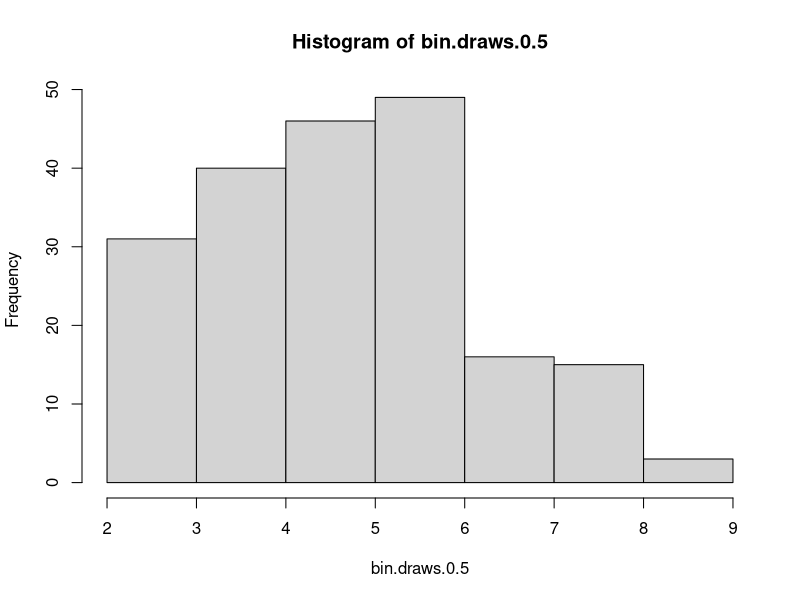
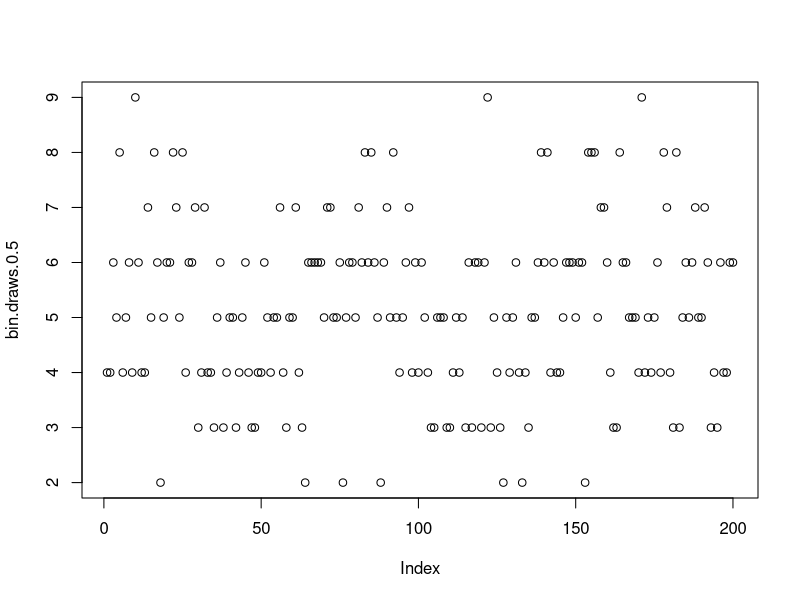
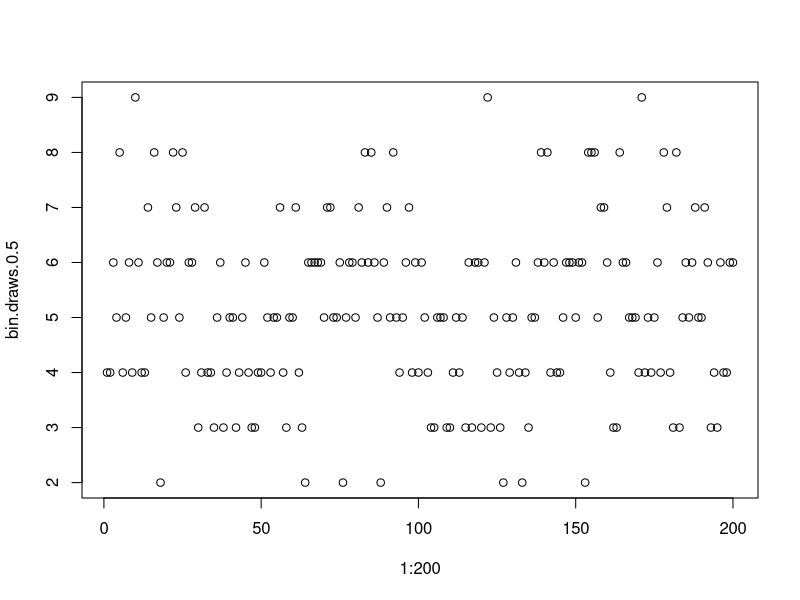
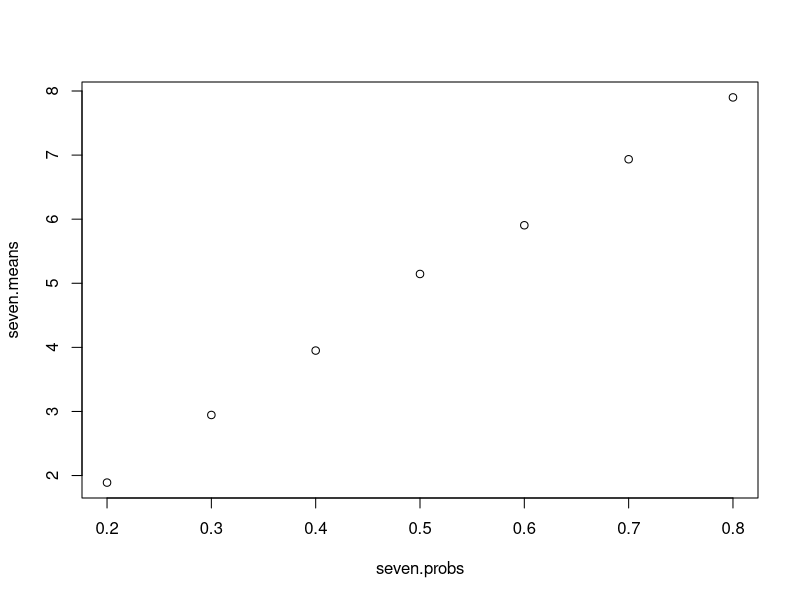
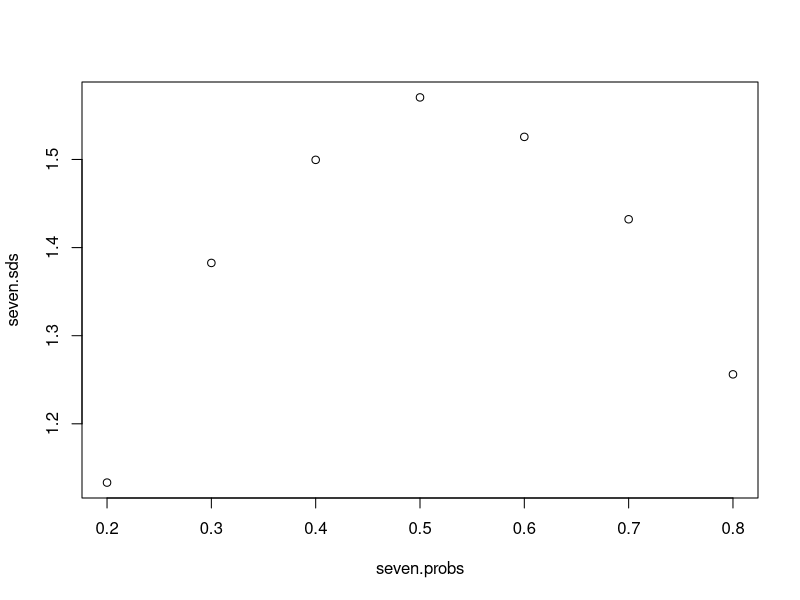
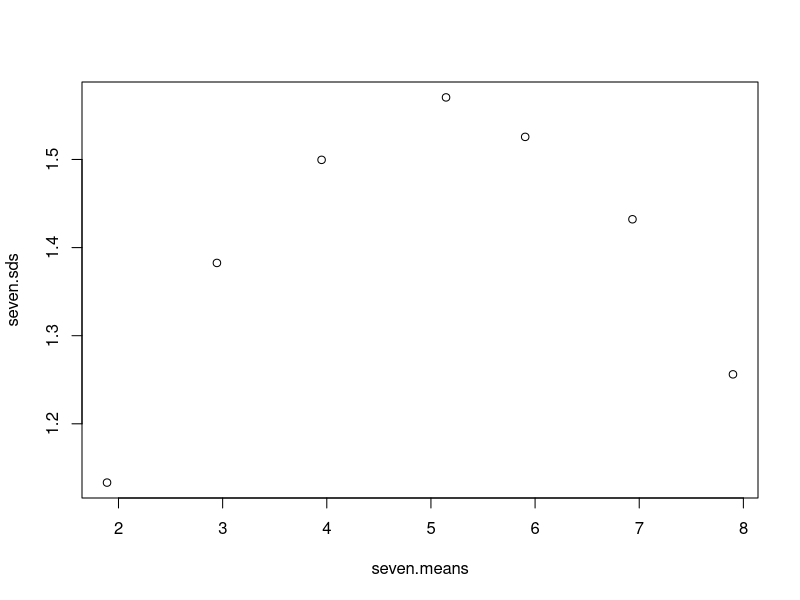
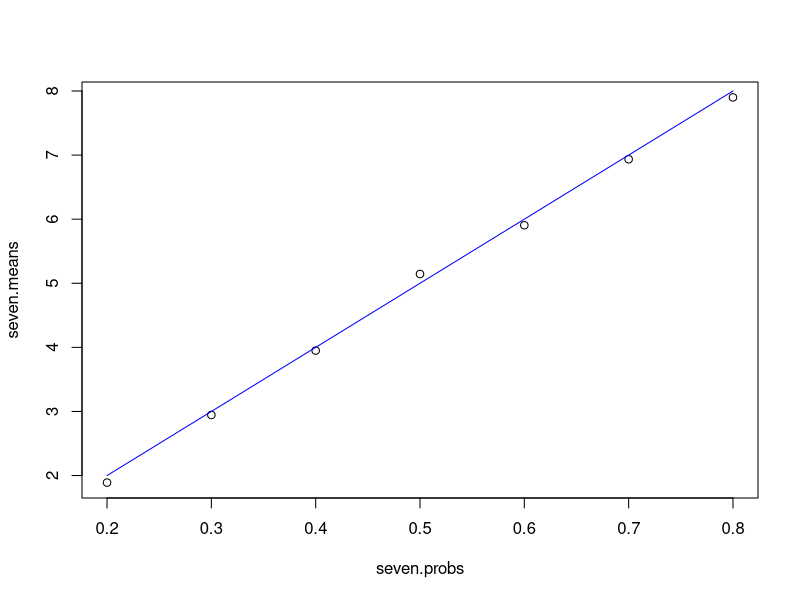
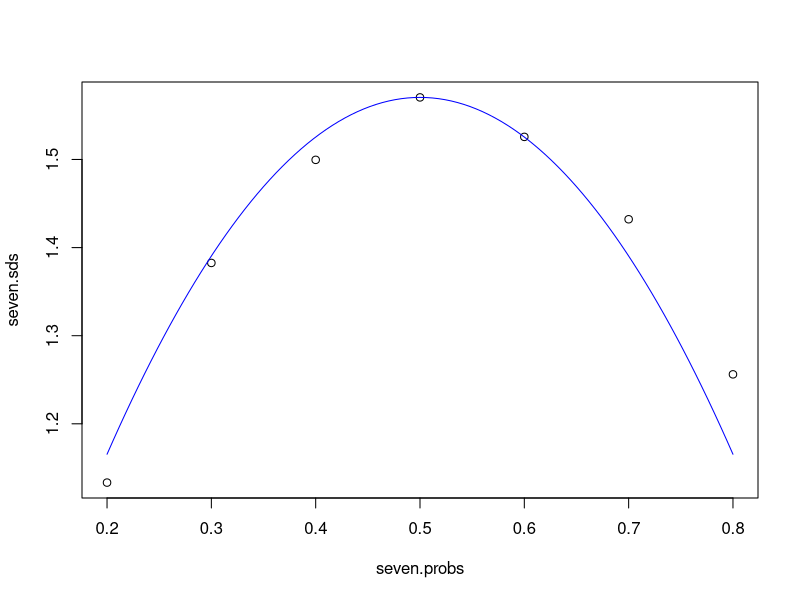

Source code (R) for these figures, in order: (Note: this script raises an error after producing the figures.)
## ---- chunk 1
## For reproducibility --- don't change this!
set.seed(01182018)
## ---- chunk 2
bin.draws.0.5 = rbinom(n=200, size=10, prob=0.5)
bin.draws.0.5[1:10]
bin.draws.0.5[-(1:175)]
## ---- chunk 3
bin.draws.0.5[1] + bin.draws.0.5[7]
bin.draws.0.5[2] < bin.draws.0.5[5]
## ---- chunk 4
which(bin.draws.0.5 == 5)
## ---- chunk 5
mean(bin.draws.0.5)
sd(bin.draws.0.5)
## ---- chunk 6
summary(bin.draws.0.5)
## ---- chunk 7
typeof(bin.draws.0.5)
bin.draws.0.5.char = as.character(bin.draws.0.5)
typeof(bin.draws.0.5.char)
summary(bin.draws.0.5.char)
## ---- chunk 8
hist(bin.draws.0.5)
## ---- chunk 9
tabulate(bin.draws.0.5)
## ---- chunk 10
plot(bin.draws.0.5)
## ---- chunk 11
plot(1:200, bin.draws.0.5)
## ---- chunk 12
bin.draws.0.2 = rbinom(n = 200, size = 10, prob = 0.2)
mean(bin.draws.0.2)
sd(bin.draws.0.2)

bin.draws.0.3 = rbinom(n = 200, size = 10, prob = 0.3)
mean(bin.draws.0.3)
sd(bin.draws.0.3)

bin.draws.0.4 = rbinom(n = 200, size = 10, prob = 0.4)
mean(bin.draws.0.4)
sd(bin.draws.0.4)

bin.draws.0.6 = rbinom(n = 200, size = 10, prob = 0.6)
mean(bin.draws.0.6)
sd(bin.draws.0.6)

bin.draws.0.7 = rbinom(n = 200, size = 10, prob = 0.7)
mean(bin.draws.0.7)
sd(bin.draws.0.7)

bin.draws.0.8 = rbinom(n = 200, size = 10, prob = 0.8)
mean(bin.draws.0.8)
sd(bin.draws.0.8)
## ---- chunk 13
seven.means = c(mean(bin.draws.0.2), mean(bin.draws.0.3), mean(bin.draws.0.4), mean(bin.draws.0.5), mean(bin.draws.0.6), mean(bin.draws.0.7), mean(bin.draws.0.8))
seven.means
## ---- chunk 14
seven.probs = c(0.2, 0.3, 0.4, 0.5, 0.6, 0.7, 0.8)
plot(seven.probs, seven.means)
## ---- chunk 15
seven.sds = c(sd(bin.draws.0.2), sd(bin.draws.0.3), sd(bin.draws.0.4), sd(bin.draws.0.5), sd(bin.draws.0.6), sd(bin.draws.0.7), sd(bin.draws.0.8))
plot(seven.probs, seven.sds)
## ---- chunk 16
plot(seven.means, seven.sds)
## ---- chunk 17
plot(seven.probs, seven.means)
curve(10*x, min(seven.probs), max(seven.probs), add = T, col = "blue")

plot(seven.probs, seven.sds)
curve(-4.5*(x-median(seven.probs))^2 + max(seven.sds), min(seven.probs), max(seven.probs), add = T, col = "blue")

plot(seven.means, seven.sds)
curve(-0.04*(x-median(seven.means))^2 + max(seven.sds), min(seven.means), max(seven.means), add = T, col = "blue")
## ---- chunk 18
seven.dist = c(bin.draws.0.2, bin.draws.0.3, bin.draws.0.4, bin.draws.0.5, bin.draws.0.6, bin.draws.0.7, bin.draws.0.8)
bin.matrix = matrix(seven.dist, nrow = 200)
## ---- chunk 19
bin.matrix[1:3, ]
bin.matrix[77, 6]
max(bin.matrix[, 1])
max(bin.matrix[, -1])
## ---- chunk 20
colMeans(bin.matrix)
## ---- chunk 21
seven.means
identical(seven.means, colMeans(bin.matrix))
all.equal(seven.means, colMeans(bin.matrix))
## ---- chunk 22
rowMeans(t(bin.matrix))
## ---- chunk 23
big.bin.draws = rbinom(n = 2000000, size = 10^6, prob = 0.5)
mean(big.bin.draws)
sd(big.bin.draws)
## ---- chunk 24
big.bin.draws.standardized = (big.bin.draws - mean(big.bin.draws)) / sd(big.bin.draws)
mean(big.bin.draws.standardized)
sd(big.bin.draws.standardized)
## ---- chunk 25
hist(big.bin.draws.standardized, breaks = 100)
## ---- chunk 26
1 - pnorm(1.644854, mean = 0, sd = 1)
# total.n = 1000
# true.ids = which(rnorm(total.n) > 1.644854)
# exceed.prob = length(true.ids) / total.n
# exceed.prob
## ---- chunk 27
huge.bin.draws = rbinom(n = 100000000, size = 10*(10^6), prob = 50*(10^(-8)))
## ---- chunk 28
mean(huge.bin.draws)
sd(huge.bin.draws)
## ---- chunk 29
median(huge.bin.draws)
## ---- chunk 30
exp(median(log(huge.bin.draws)))
## ---- chunk 31
hist(huge.bin.draws, breaks = 100)
## ---- chunk 32
big.bin.draws.list = as.list(big.bin.draws)
class(big.bin.draws.list)
length(big.bin.draws.list) == length(big.bin.draws)
big.bin.draws.list[1049] == big.bin.draws[1049]
## ---- chunk 33
object.size(big.bin.draws)
object.size(big.bin.draws.list)
